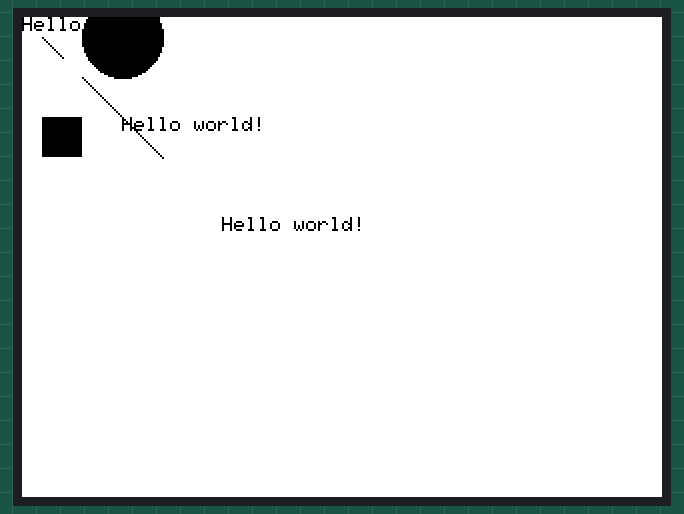
The sketch below on a simulated Arduino Uno, built with avr-gcc and run on an emulated ATmega328P. Shown: 320×240 colour display. What the sketch prints to the serial monitor is not drawn.

Above: at 0.3 s.

The sketch:

test1TextShapesTouchscreen.ino
```cpp
#include <Adafruit_GFX.h>
#include <MCUFRIEND_kbv.h>

#define COLOUR 0x0000

MCUFRIEND_kbv display;

void textTest();
void shapeTest();
void printResults();

unsigned long beforeInitialiseTime;
unsigned long initialiseTime;

unsigned long beforeTextTime;
unsigned long textTime;

unsigned long beforeGraphicsTime;
unsigned long graphicsTime;

void setup() {
  // Serial port initialisation
  Serial.begin(9600);

  // Display initialisation
  beforeInitialiseTime = millis();
  display.begin(display.readID());
  display.fillScreen(0xFFFF);
  display.setRotation(1);
  initialiseTime = millis() - beforeInitialiseTime;

  // Running the text test and recording the time taken
  beforeTextTime = millis();
  textTest();
  textTime = millis() - beforeTextTime;

  // Running the shape test and recording the time taken
  beforeGraphicsTime = millis();
  shapeTest();
  graphicsTime = millis() - beforeGraphicsTime;

  // Printing the results to the serial monitor
  printResults();
}

void textTest() {
  // Text drawing
  display.setTextColor(COLOUR);
  display.setCursor(0, 0);
  display.println("Hello world!");
  display.setCursor(50, 50);
  display.println("Hello world!");
  display.setCursor(100, 100);
  display.println("Hello world!");
}

void shapeTest() {
  // Graphics drawing
  display.drawLine(10, 10, 20, 20, COLOUR);
  display.fillRect(10, 50, 20, 20, COLOUR);
  display.fillCircle(50, 10, 20, COLOUR);
  display.fillTriangle(30, 30, 70, 70, 50, 50, COLOUR);
}

void printResults() {
  Serial.print("The display initialised in (ms): ");
  Serial.println(initialiseTime);

  Serial.print("The display ran the text test in (ms): ");
  Serial.println(textTime);

  Serial.print("The display ran the graphics test in (ms): ");
  Serial.println(graphicsTime);
}

void loop() {}
```
